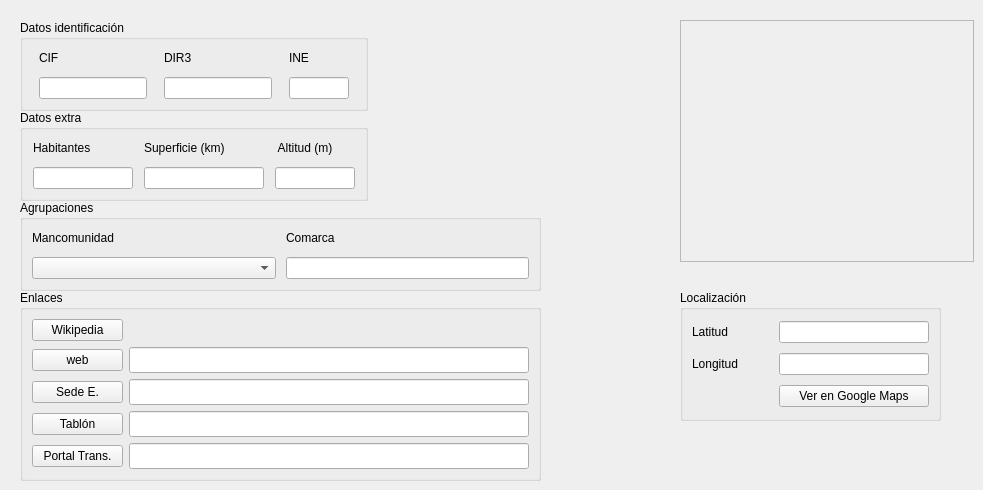
          <widget class="QWidget" name="Municipio">
           <attribute name="title">
            <string>Municipio</string>
           </attribute>
           <widget class="QFrame" name="frame_mapa">
            <property name="geometry">
             <rect>
              <x>680</x>
              <y>20</y>
              <width>294</width>
              <height>242</height>
             </rect>
            </property>
            <property name="frameShape">
             <enum>QFrame::StyledPanel</enum>
            </property>
            <property name="frameShadow">
             <enum>QFrame::Raised</enum>
            </property>
            <widget class="QPushButton" name="pB_municipio_mapa">
             <property name="geometry">
              <rect>
               <x>1</x>
               <y>1</y>
               <width>292</width>
               <height>240</height>
              </rect>
             </property>
             <property name="layoutDirection">
              <enum>Qt::LeftToRight</enum>
             </property>
             <property name="text">
              <string/>
             </property>
             <property name="iconSize">
              <size>
               <width>292</width>
               <height>240</height>
              </size>
             </property>
             <property name="flat">
              <bool>true</bool>
             </property>
            </widget>
           </widget>
           <widget class="QGroupBox" name="groupBox_2">
            <property name="geometry">
             <rect>
              <x>20</x>
              <y>110</y>
              <width>348</width>
              <height>91</height>
             </rect>
            </property>
            <property name="title">
             <string>Datos extra</string>
            </property>
            <layout class="QVBoxLayout" name="verticalLayout_11">
             <item>
              <layout class="QGridLayout" name="gridLayout_datos_extra">
               <property name="rightMargin">
                <number>0</number>
               </property>
               <property name="spacing">
                <number>10</number>
               </property>
               <item row="0" column="2">
                <widget class="QLabel" name="label_altitud">
                 <property name="text">
                  <string> Altitud (m)</string>
                 </property>
                </widget>
               </item>
               <item row="0" column="0">
                <widget class="QLabel" name="label_habitantes">
                 <property name="text">
                  <string>Habitantes</string>
                 </property>
                </widget>
               </item>
               <item row="0" column="1">
                <widget class="QLabel" name="label_superficie">
                 <property name="text">
                  <string>Superficie (km)</string>
                 </property>
                </widget>
               </item>
               <item row="1" column="0">
                <widget class="QLineEdit" name="lineEdit_habitantes">
                 <property name="sizePolicy">
                  <sizepolicy hsizetype="Preferred" vsizetype="Fixed">
                   <horstretch>0</horstretch>
                   <verstretch>0</verstretch>
                  </sizepolicy>
                 </property>
                 <property name="maximumSize">
                  <size>
                   <width>100</width>
                   <height>16777215</height>
                  </size>
                 </property>
                 <property name="inputMethodHints">
                  <set>Qt::ImhDigitsOnly</set>
                 </property>
                 <property name="maxLength">
                  <number>8</number>
                 </property>
                 <property name="alignment">
                  <set>Qt::AlignRight|Qt::AlignTrailing|Qt::AlignVCenter</set>
                 </property>
                </widget>
               </item>
               <item row="1" column="1">
                <widget class="QLineEdit" name="lineEdit_superficie">
                 <property name="sizePolicy">
                  <sizepolicy hsizetype="Preferred" vsizetype="Fixed">
                   <horstretch>0</horstretch>
                   <verstretch>0</verstretch>
                  </sizepolicy>
                 </property>
                 <property name="maximumSize">
                  <size>
                   <width>120</width>
                   <height>16777215</height>
                  </size>
                 </property>
                 <property name="inputMethodHints">
                  <set>Qt::ImhNone</set>
                 </property>
                 <property name="maxLength">
                  <number>10</number>
                 </property>
                 <property name="alignment">
                  <set>Qt::AlignRight|Qt::AlignTrailing|Qt::AlignVCenter</set>
                 </property>
                </widget>
               </item>
               <item row="1" column="2">
                <widget class="QLineEdit" name="lineEdit_altitud">
                 <property name="sizePolicy">
                  <sizepolicy hsizetype="Preferred" vsizetype="Fixed">
                   <horstretch>0</horstretch>
                   <verstretch>0</verstretch>
                  </sizepolicy>
                 </property>
                 <property name="maximumSize">
                  <size>
                   <width>80</width>
                   <height>16777215</height>
                  </size>
                 </property>
                 <property name="inputMethodHints">
                  <set>Qt::ImhDigitsOnly</set>
                 </property>
                 <property name="maxLength">
                  <number>4</number>
                 </property>
                 <property name="alignment">
                  <set>Qt::AlignRight|Qt::AlignTrailing|Qt::AlignVCenter</set>
                 </property>
                 <property name="readOnly">
                  <bool>true</bool>
                 </property>
                </widget>
               </item>
              </layout>
             </item>
            </layout>
           </widget>
           <widget class="QGroupBox" name="groupBox_3">
            <property name="geometry">
             <rect>
              <x>20</x>
              <y>20</y>
              <width>348</width>
              <height>91</height>
             </rect>
            </property>
            <property name="title">
             <string>Datos identificación</string>
            </property>
            <layout class="QVBoxLayout" name="verticalLayout_12">
             <item>
              <layout class="QGridLayout" name="gridLayout_datos_identificacion">
               <property name="rightMargin">
                <number>0</number>
               </property>
               <property name="spacing">
                <number>10</number>
               </property>
               <item row="0" column="1">
                <widget class="QLabel" name="label_DIR3">
                 <property name="maximumSize">
                  <size>
                   <width>40</width>
                   <height>16777215</height>
                  </size>
                 </property>
                 <property name="text">
                  <string>DIR3</string>
                 </property>
                </widget>
               </item>
               <item row="0" column="0">
                <widget class="QLabel" name="label_CIF">
                 <property name="maximumSize">
                  <size>
                   <width>40</width>
                   <height>16777215</height>
                  </size>
                 </property>
                 <property name="text">
                  <string>CIF</string>
                 </property>
                </widget>
               </item>
               <item row="0" column="2">
                <widget class="QLabel" name="label_INE">
                 <property name="maximumSize">
                  <size>
                   <width>40</width>
                   <height>16777215</height>
                  </size>
                 </property>
                 <property name="text">
                  <string>INE</string>
                 </property>
                </widget>
               </item>
               <item row="1" column="0">
                <widget class="QLineEdit" name="lineEdit_cif">
                 <property name="sizePolicy">
                  <sizepolicy hsizetype="Preferred" vsizetype="Fixed">
                   <horstretch>0</horstretch>
                   <verstretch>0</verstretch>
                  </sizepolicy>
                 </property>
                 <property name="maximumSize">
                  <size>
                   <width>120</width>
                   <height>16777215</height>
                  </size>
                 </property>
                 <property name="inputMask">
                  <string>&gt;A9999999A</string>
                 </property>
                 <property name="readOnly">
                  <bool>true</bool>
                 </property>
                </widget>
               </item>
               <item row="1" column="1">
                <widget class="QLineEdit" name="lineEdit_dir3">
                 <property name="sizePolicy">
                  <sizepolicy hsizetype="Fixed" vsizetype="Fixed">
                   <horstretch>0</horstretch>
                   <verstretch>0</verstretch>
                  </sizepolicy>
                 </property>
                 <property name="maximumSize">
                  <size>
                   <width>120</width>
                   <height>16777215</height>
                  </size>
                 </property>
                 <property name="maxLength">
                  <number>9</number>
                 </property>
                 <property name="readOnly">
                  <bool>true</bool>
                 </property>
                </widget>
               </item>
               <item row="1" column="2">
                <widget class="QLineEdit" name="lineEdit_ine">
                 <property name="sizePolicy">
                  <sizepolicy hsizetype="Fixed" vsizetype="Fixed">
                   <horstretch>0</horstretch>
                   <verstretch>0</verstretch>
                  </sizepolicy>
                 </property>
                 <property name="maximumSize">
                  <size>
                   <width>60</width>
                   <height>16777215</height>
                  </size>
                 </property>
                 <property name="inputMethodHints">
                  <set>Qt::ImhDigitsOnly</set>
                 </property>
                 <property name="maxLength">
                  <number>6</number>
                 </property>
                 <property name="alignment">
                  <set>Qt::AlignRight|Qt::AlignTrailing|Qt::AlignVCenter</set>
                 </property>
                 <property name="readOnly">
                  <bool>true</bool>
                 </property>
                </widget>
               </item>
              </layout>
             </item>
            </layout>
           </widget>
           <widget class="QGroupBox" name="groupBox_4">
            <property name="geometry">
             <rect>
              <x>20</x>
              <y>200</y>
              <width>521</width>
              <height>91</height>
             </rect>
            </property>
            <property name="title">
             <string>Agrupaciones</string>
            </property>
            <layout class="QVBoxLayout" name="verticalLayout_10">
             <item>
              <layout class="QGridLayout" name="gridLayout_agrupaciones">
               <property name="spacing">
                <number>10</number>
               </property>
               <item row="0" column="1">
                <widget class="QLabel" name="label_26">
                 <property name="text">
                  <string>Comarca</string>
                 </property>
                </widget>
               </item>
               <item row="0" column="0">
                <widget class="QLabel" name="label_25">
                 <property name="text">
                  <string>Mancomunidad</string>
                 </property>
                </widget>
               </item>
               <item row="1" column="0">
                <widget class="QComboBox" name="comboBox_mancomunidad"/>
               </item>
               <item row="1" column="1">
                <widget class="QLineEdit" name="lineEdit_comarca">
                 <property name="sizePolicy">
                  <sizepolicy hsizetype="Preferred" vsizetype="Fixed">
                   <horstretch>0</horstretch>
                   <verstretch>0</verstretch>
                  </sizepolicy>
                 </property>
                 <property name="maxLength">
                  <number>64</number>
                 </property>
                </widget>
               </item>
              </layout>
             </item>
            </layout>
           </widget>
           <widget class="QGroupBox" name="groupBox_5">
            <property name="geometry">
             <rect>
              <x>680</x>
              <y>290</y>
              <width>261</width>
              <height>131</height>
             </rect>
            </property>
            <property name="title">
             <string>Localización</string>
            </property>
            <layout class="QVBoxLayout" name="verticalLayout_13">
             <item>
              <layout class="QGridLayout" name="gridLayout_localizacion">
               <property name="spacing">
                <number>10</number>
               </property>
               <item row="1" column="1">
                <widget class="QLineEdit" name="lineEdit_municipio_longitud">
                 <property name="sizePolicy">
                  <sizepolicy hsizetype="Expanding" vsizetype="Fixed">
                   <horstretch>0</horstretch>
                   <verstretch>0</verstretch>
                  </sizepolicy>
                 </property>
                 <property name="maximumSize">
                  <size>
                   <width>150</width>
                   <height>16777215</height>
                  </size>
                 </property>
                 <property name="maxLength">
                  <number>12</number>
                 </property>
                 <property name="alignment">
                  <set>Qt::AlignRight|Qt::AlignTrailing|Qt::AlignVCenter</set>
                 </property>
                 <property name="readOnly">
                  <bool>true</bool>
                 </property>
                </widget>
               </item>
               <item row="0" column="1">
                <widget class="QLineEdit" name="lineEdit_municipio_latitud">
                 <property name="sizePolicy">
                  <sizepolicy hsizetype="Expanding" vsizetype="Fixed">
                   <horstretch>0</horstretch>
                   <verstretch>0</verstretch>
                  </sizepolicy>
                 </property>
                 <property name="maximumSize">
                  <size>
                   <width>150</width>
                   <height>16777215</height>
                  </size>
                 </property>
                 <property name="maxLength">
                  <number>12</number>
                 </property>
                 <property name="alignment">
                  <set>Qt::AlignRight|Qt::AlignTrailing|Qt::AlignVCenter</set>
                 </property>
                 <property name="readOnly">
                  <bool>true</bool>
                 </property>
                </widget>
               </item>
               <item row="0" column="0">
                <widget class="QLabel" name="label_municipio_latitud">
                 <property name="text">
                  <string>Latitud</string>
                 </property>
                </widget>
               </item>
               <item row="1" column="0">
                <widget class="QLabel" name="label_municipio_longitud">
                 <property name="text">
                  <string>Longitud</string>
                 </property>
                </widget>
               </item>
               <item row="2" column="1">
                <widget class="QPushButton" name="pB_googleMaps_3">
                 <property name="text">
                  <string>Ver en Google Maps</string>
                 </property>
                </widget>
               </item>
              </layout>
             </item>
            </layout>
           </widget>
           <widget class="QPushButton" name="pB_municipio_escudo">
            <property name="geometry">
             <rect>
              <x>390</x>
              <y>20</y>
              <width>100</width>
              <height>120</height>
             </rect>
            </property>
            <property name="text">
             <string/>
            </property>
            <property name="iconSize">
             <size>
              <width>100</width>
              <height>120</height>
             </size>
            </property>
            <property name="autoDefault">
             <bool>false</bool>
            </property>
            <property name="default">
             <bool>true</bool>
            </property>
            <property name="flat">
             <bool>true</bool>
            </property>
           </widget>
           <widget class="QPushButton" name="pB_municipio_bandera">
            <property name="geometry">
             <rect>
              <x>530</x>
              <y>20</y>
              <width>120</width>
              <height>80</height>
             </rect>
            </property>
            <property name="sizePolicy">
             <sizepolicy hsizetype="Fixed" vsizetype="Fixed">
              <horstretch>0</horstretch>
              <verstretch>0</verstretch>
             </sizepolicy>
            </property>
            <property name="text">
             <string/>
            </property>
            <property name="iconSize">
             <size>
              <width>120</width>
              <height>80</height>
             </size>
            </property>
            <property name="default">
             <bool>true</bool>
            </property>
            <property name="flat">
             <bool>true</bool>
            </property>
           </widget>
           <widget class="QGroupBox" name="groupBox_6">
            <property name="geometry">
             <rect>
              <x>20</x>
              <y>290</y>
              <width>521</width>
              <height>191</height>
             </rect>
            </property>
            <property name="title">
             <string>Enlaces</string>
            </property>
            <layout class="QVBoxLayout" name="verticalLayout_4">
             <item>
              <layout class="QGridLayout" name="gridLayout_3">
               <item row="2" column="1">
                <widget class="QLineEdit" name="lineEdit_sede">
                 <property name="maximumSize">
                  <size>
                   <width>400</width>
                   <height>16777215</height>
                  </size>
                 </property>
                 <property name="font">
                  <font>
                   <pointsize>11</pointsize>
                  </font>
                 </property>
                 <property name="inputMethodHints">
                  <set>Qt::ImhUrlCharactersOnly</set>
                 </property>
                 <property name="maxLength">
                  <number>128</number>
                 </property>
                 <property name="readOnly">
                  <bool>true</bool>
                 </property>
                </widget>
               </item>
               <item row="3" column="0">
                <widget class="QPushButton" name="pB_tablon">
                 <property name="text">
                  <string>Tablón</string>
                 </property>
                </widget>
               </item>
               <item row="3" column="1">
                <widget class="QLineEdit" name="lineEdit_tablon">
                 <property name="maximumSize">
                  <size>
                   <width>400</width>
                   <height>16777215</height>
                  </size>
                 </property>
                 <property name="font">
                  <font>
                   <pointsize>11</pointsize>
                  </font>
                 </property>
                 <property name="inputMethodHints">
                  <set>Qt::ImhUrlCharactersOnly</set>
                 </property>
                 <property name="maxLength">
                  <number>256</number>
                 </property>
                 <property name="readOnly">
                  <bool>true</bool>
                 </property>
                </widget>
               </item>
               <item row="1" column="0">
                <widget class="QPushButton" name="pB_municipio_web">
                 <property name="text">
                  <string>web</string>
                 </property>
                </widget>
               </item>
               <item row="4" column="0">
                <widget class="QPushButton" name="pB_portalTransparencia">
                 <property name="text">
                  <string>Portal Trans.</string>
                 </property>
                </widget>
               </item>
               <item row="4" column="1">
                <widget class="QLineEdit" name="lineEdit_portal_transparencia">
                 <property name="maximumSize">
                  <size>
                   <width>400</width>
                   <height>16777215</height>
                  </size>
                 </property>
                 <property name="font">
                  <font>
                   <pointsize>11</pointsize>
                  </font>
                 </property>
                 <property name="inputMethodHints">
                  <set>Qt::ImhUrlCharactersOnly</set>
                 </property>
                 <property name="maxLength">
                  <number>256</number>
                 </property>
                 <property name="readOnly">
                  <bool>true</bool>
                 </property>
                </widget>
               </item>
               <item row="2" column="0">
                <widget class="QPushButton" name="pB_sede">
                 <property name="text">
                  <string>Sede E.</string>
                 </property>
                </widget>
               </item>
               <item row="1" column="1">
                <widget class="QLineEdit" name="lineEdit_municipio_web">
                 <property name="enabled">
                  <bool>true</bool>
                 </property>
                 <property name="maximumSize">
                  <size>
                   <width>400</width>
                   <height>16777215</height>
                  </size>
                 </property>
                 <property name="font">
                  <font>
                   <pointsize>11</pointsize>
                  </font>
                 </property>
                 <property name="inputMethodHints">
                  <set>Qt::ImhUrlCharactersOnly</set>
                 </property>
                 <property name="maxLength">
                  <number>128</number>
                 </property>
                 <property name="readOnly">
                  <bool>true</bool>
                 </property>
                </widget>
               </item>
               <item row="0" column="0">
                <widget class="QPushButton" name="pB_wikipedia">
                 <property name="text">
                  <string>Wikipedia</string>
                 </property>
                </widget>
               </item>
              </layout>
             </item>
            </layout>
           </widget>
          </widget>
